Frame 1 (no input): blank canvas, image omitted
Frame 60 (the mouse pressed at the canvas centre just before this capture): blank canvas, image omitted
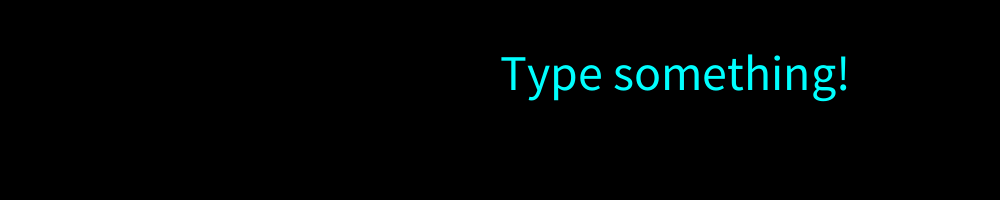
Frame 120 (the mouse held since frame 60 and released just before this capture)

The Processing sketch whose frames 1 and 60 were blank and that drew this single picture after the mouse press (run headless with seeded random() and noise(); from frame 60 on, the mouse is pressed at the canvas centre):

// Processing sketch: Text_Writing
// ── Text_Writing.pde
void setup(){
  size(1000,200);
}

void draw(){
  colorMode(RGB);
  background(0);
  
  colorMode(HSB, 360, 100, 100);
  c1 = floor(map(mouseX, 0, width, 0, 360));
 
  textSize(50);
  fill(c1, 100, 100);
  textAlign(LEFT, BOTTOM);
  
  if (letters.size() ==0){
    text("Type something!", mouseX, mouseY);
  } else if (word != ""){
  text(word, mouseX, mouseY);
  }
}

String word = "";

float c1, c2, c3;

ArrayList<Character> letters = new ArrayList<Character>();

void write(char c){
    word += c;
}

void clearWord() {
  word = "";
}

void clearLastLetter() {
  if (word.length() != 0){
    word = word.substring(0, word.length() - 1);
  } else {return;}
}

void keyPressed(){
  if (keyCode >= 32 && keyCode <= 126){
    letters.add(key);
    write(key);
    }
  if (key == BACKSPACE){
    clearLastLetter();
  }
  /** Debugging */
  System.out.println("word: " + word);
  System.out.println("keycode: " + keyCode);
  
}
